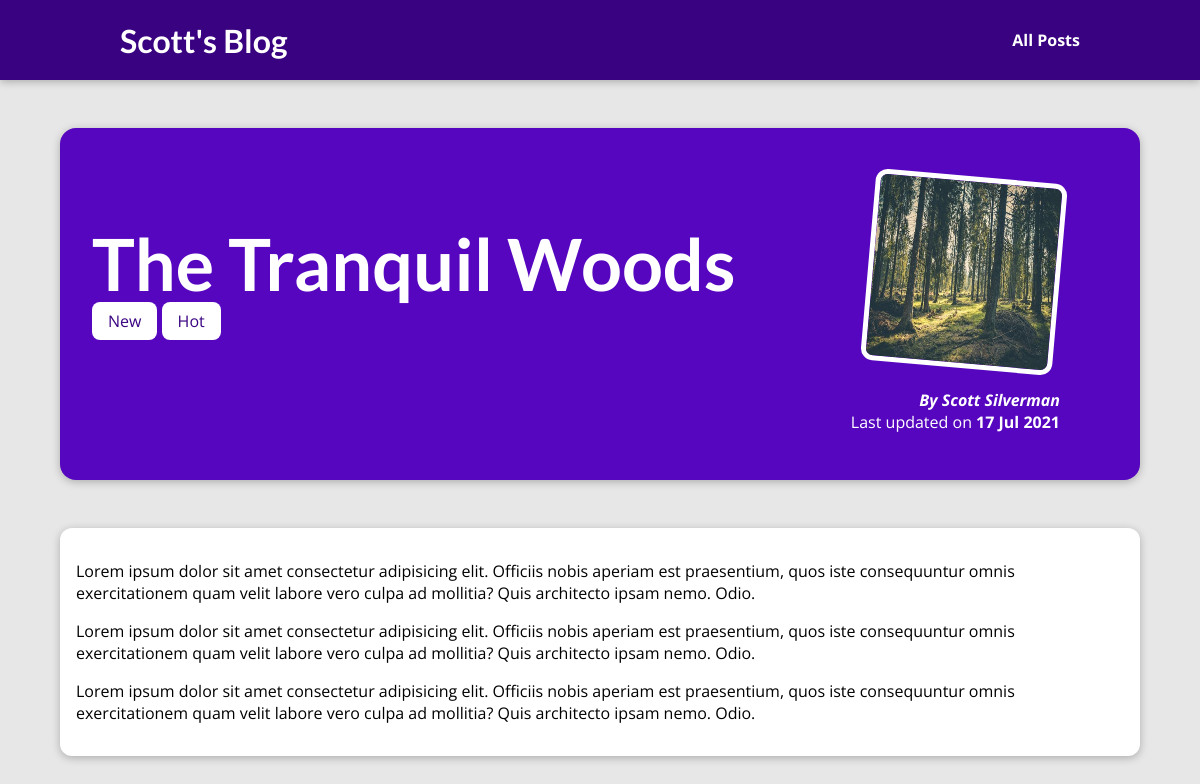
/posts/the-tranquil-woods, run on the app's committed database.
### main_blog/models.py (models this page shows, shortened)
class Post(models.Model):
  title = models.CharField(max_length=100)
  excerpt = models.CharField(max_length=200)
  image = models.ImageField(upload_to="posts", null=True)
  date = models.DateField(auto_now=True)
  slug = models.SlugField(unique=True, db_index=True)
  content = models.TextField(validators=[MinLengthValidator(10)])
  author = models.ForeignKey(Author, on_delete=models.SET_NULL, null=True, related_name="posts")
  tags = models.ManyToManyField(Tag)

class Tag(models.Model):
  caption = models.CharField(max_length=20)

class Author(models.Model):
  first_name = models.CharField(max_length=100)
  last_name = models.CharField(max_length=100)
  email_address = models.EmailField()
  def full_name(self):
    return f"{self.first_name} {self.last_name}"
  def __str__(self):
    return self.full_name()

### main_blog/views.py (the view)
# urls.py: path("posts/<slug:slug>", views.post_detail, name="post-detail-page")
def post_detail(request, slug):
    identified_post = get_object_or_404(Post, slug=slug)
    return render(request, "main_blog/post-details.html", {
      "post": identified_post,
      "post_tags": identified_post.tags.all()
    })

### main_blog/templates/main_blog/post-details.html (shortened to what this page needs)
{% extends "base.html" %}
{% load static %}
{% block css_files %}
  <link rel="stylesheet" href="{% static "main_blog/post-details.css" %}" />
{% endblock %}
{% block content %}
  <section id="summary">
    <h2>{{ post.title }}</h2>
    <div>
      {% for tag in post_tags %}
        <span class="tag">{{ tag.caption }}</span>
      {% endfor %}
    </div>
    <article>
      <img src="{{ post.image.url }}" alt={{ post.title }} />
      <address>By <a href="mailto:{{ post.author.email_address }}">{{ post.author }}</a></address>
      <div>
        Last updated on <time>{{ post.date|date:"d M Y" }}</time>
      </div>
    </article>
  </section>
  <main>
    {{ post.content|linebreaks }}
  </main>
{% endblock %}

### static/app.css (style rules this page uses)
* { box-sizing: border-box; }
html { font-family: 'Open Sans', 'Lato', sans-serif; }
body { margin: 0; }
h1, h2, h3 { font-family: 'Lato', sans-serif; font-weight: bold; }

### main_blog/static/main_blog/post-details.css (style rules this page uses)
body { background-color: #e7e7e7; }
#summary { margin: 8rem auto 3rem auto; padding: 2rem; width: 90%; max-width: 90rem; border-radius: 16px; background-color: #5706c0; position: relative; box-shadow: 0 2px 8px rgba(0, 0, 0, 0.25); height: 22rem; }
#summary h2 { color: white; font-size: 4.5rem; margin-bottom: 0.25rem; }
#summary article { position: absolute; top: 2rem; right: 3rem; padding: 1rem 2rem; border-radius: 12px; text-align: right; color: white; }
#summary article img { width: 12rem; height: 12rem; border-radius: 12px; transform: rotateZ(5deg); border: 5px solid white; margin-bottom: 1rem; }
#summary address { font-weight: bold; }
#summary time { font-weight: bold; }
#summary a { color: white; text-decoration: none; }
main { width: 90%; max-width: 90rem; margin: 3rem auto; background-color: white; padding: 1rem; border-radius: 12px; box-shadow: 0 2px 8px rgba(0, 0, 0, 0.25); }
.tag { background-color: white; color: #390281; padding: 0.5rem 1rem; border-radius: 8px; }

### data on the page
Post: title "The Tranquil Woods", image (picture), author "Scott Silverman", date "17 Jul 2021", content "Lorem ipsum dolor sit amet consectetur adipisicing elit. Officiis nobis aperiam est praesentium, quos iste consequuntur omnis exercitationem quam velit labore vero culpa ad mollitia? Quis architecto ipsam nemo. Odio. Lorem ipsum dolor sit amet consectetur adipisicing elit. Officiis nobis aperiam est praesentium, quos iste consequuntur omnis exercitationem quam velit labore vero culpa ad mollitia? Quis architecto ipsam nemo. Odio. Lorem ipsum dolor sit amet consectetur adipisicing elit. Officiis nobis aperiam est praesentium, quos iste consequuntur omnis exercitationem quam velit labore vero culpa ad mollitia? Quis architecto ipsam nemo. Odio."
Tag: caption "New"
Tag: caption "Hot"
